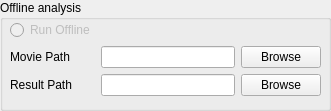
     <widget class="QGroupBox" name="OfflineAnalysis_groupBox">
      <property name="geometry">
       <rect>
        <x>560</x>
        <y>430</y>
        <width>331</width>
        <height>111</height>
       </rect>
      </property>
      <property name="title">
       <string>Offline analysis</string>
      </property>
      <widget class="QWidget" name="gridLayoutWidget_3">
       <property name="geometry">
        <rect>
         <x>10</x>
         <y>20</y>
         <width>311</width>
         <height>77</height>
        </rect>
       </property>
       <layout class="QGridLayout" name="gridLayout_4">
        <item row="0" column="0">
         <widget class="QRadioButton" name="IsOffline_radioButton">
          <property name="enabled">
           <bool>false</bool>
          </property>
          <property name="text">
           <string>Run Offline</string>
          </property>
         </widget>
        </item>
        <item row="1" column="0">
         <widget class="QLabel" name="label">
          <property name="text">
           <string>Movie Path</string>
          </property>
         </widget>
        </item>
        <item row="1" column="2">
         <widget class="QPushButton" name="loadMoviePath_pushButton">
          <property name="text">
           <string>Browse</string>
          </property>
         </widget>
        </item>
        <item row="1" column="1">
         <widget class="QLineEdit" name="moviePath_lineEdit">
          <property name="text">
           <string/>
          </property>
         </widget>
        </item>
        <item row="2" column="0">
         <widget class="QLabel" name="label_40">
          <property name="text">
           <string>Result Path</string>
          </property>
         </widget>
        </item>
        <item row="2" column="1">
         <widget class="QLineEdit" name="resultPath_lineEdit">
          <property name="text">
           <string/>
          </property>
         </widget>
        </item>
        <item row="2" column="2">
         <widget class="QPushButton" name="loadResultPath_pushButton">
          <property name="text">
           <string>Browse</string>
          </property>
         </widget>
        </item>
       </layout>
      </widget>
     </widget>
